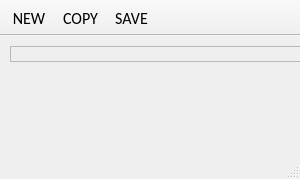
<?xml version="1.0" encoding="UTF-8"?>
<ui version="4.0">
 <class>MainWindow</class>
 <widget class="QMainWindow" name="MainWindow">
  <property name="geometry">
   <rect>
    <x>0</x>
    <y>0</y>
    <width>300</width>
    <height>179</height>
   </rect>
  </property>
  <property name="sizePolicy">
   <sizepolicy hsizetype="Preferred" vsizetype="Preferred">
    <horstretch>0</horstretch>
    <verstretch>0</verstretch>
   </sizepolicy>
  </property>
  <property name="minimumSize">
   <size>
    <width>300</width>
    <height>0</height>
   </size>
  </property>
  <property name="font">
   <font>
    <family>Calibri</family>
    <pointsize>12</pointsize>
   </font>
  </property>
  <property name="windowTitle">
   <string>REVERSCREEN</string>
  </property>
  <property name="windowIcon">
   <iconset resource="reverscreen.qrc">
    <normaloff>:/images/reverscreen.png</normaloff>:/images/reverscreen.png</iconset>
  </property>
  <property name="unifiedTitleAndToolBarOnMac">
   <bool>true</bool>
  </property>
  <widget class="QWidget" name="centralWidget">
   <property name="autoFillBackground">
    <bool>false</bool>
   </property>
   <widget class="QScrollArea" name="scrollArea">
    <property name="geometry">
     <rect>
      <x>10</x>
      <y>10</y>
      <width>481</width>
      <height>16</height>
     </rect>
    </property>
    <property name="sizeAdjustPolicy">
     <enum>QAbstractScrollArea::AdjustToContents</enum>
    </property>
    <property name="widgetResizable">
     <bool>true</bool>
    </property>
    <property name="alignment">
     <set>Qt::AlignCenter</set>
    </property>
    <widget class="QWidget" name="scrollAreaWidgetContents">
     <property name="geometry">
      <rect>
       <x>0</x>
       <y>0</y>
       <width>462</width>
       <height>16</height>
      </rect>
     </property>
    </widget>
   </widget>
  </widget>
  <widget class="QToolBar" name="toolBar">
   <property name="sizePolicy">
    <sizepolicy hsizetype="Preferred" vsizetype="Fixed">
     <horstretch>0</horstretch>
     <verstretch>0</verstretch>
    </sizepolicy>
   </property>
   <property name="minimumSize">
    <size>
     <width>0</width>
     <height>0</height>
    </size>
   </property>
   <property name="font">
    <font>
     <family>Calibri</family>
     <pointsize>12</pointsize>
    </font>
   </property>
   <property name="windowTitle">
    <string>toolBar</string>
   </property>
   <property name="movable">
    <bool>false</bool>
   </property>
   <property name="iconSize">
    <size>
     <width>24</width>
     <height>24</height>
    </size>
   </property>
   <property name="toolButtonStyle">
    <enum>Qt::ToolButtonTextBesideIcon</enum>
   </property>
   <property name="floatable">
    <bool>false</bool>
   </property>
   <attribute name="toolBarArea">
    <enum>TopToolBarArea</enum>
   </attribute>
   <attribute name="toolBarBreak">
    <bool>false</bool>
   </attribute>
   <addaction name="actionNew"/>
   <addaction name="actionCopy"/>
   <addaction name="actionSave"/>
  </widget>
  <widget class="QStatusBar" name="statusBar">
   <property name="font">
    <font>
     <family>Calibri</family>
     <pointsize>12</pointsize>
    </font>
   </property>
  </widget>
  <action name="actionNew">
   <property name="icon">
    <iconset>
     <normaloff>:/images/new.png</normaloff>:/images/new.png</iconset>
   </property>
   <property name="text">
    <string>NEW</string>
   </property>
   <property name="toolTip">
    <string>New snipping</string>
   </property>
   <property name="shortcut">
    <string>Ctrl+N</string>
   </property>
  </action>
  <action name="actionCopy">
   <property name="icon">
    <iconset>
     <normaloff>:/images/copy.png</normaloff>:/images/copy.png</iconset>
   </property>
   <property name="text">
    <string>COPY</string>
   </property>
   <property name="toolTip">
    <string>Copy to clipboard</string>
   </property>
   <property name="shortcut">
    <string>Ctrl+C</string>
   </property>
  </action>
  <action name="actionSave">
   <property name="icon">
    <iconset>
     <normaloff>:/images/save.png</normaloff>:/images/save.png</iconset>
   </property>
   <property name="text">
    <string>SAVE</string>
   </property>
   <property name="toolTip">
    <string>Save to file</string>
   </property>
   <property name="shortcut">
    <string>Ctrl+S</string>
   </property>
  </action>
 </widget>
 <layoutdefault spacing="6" margin="11"/>
 <resources>
  <include location="reverscreen.qrc"/>
 </resources>
 <connections/>
 <slots>
  <slot>slotNew()</slot>
  <slot>slotCopy()</slot>
  <slot>slotSave()</slot>
 </slots>
</ui>
